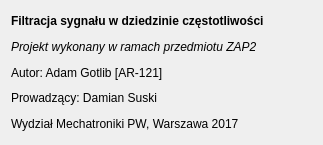
<?xml version="1.0" encoding="UTF-8"?>
<ui version="4.0">
 <class>AboutDialog</class>
 <widget class="QDialog" name="AboutDialog">
  <property name="geometry">
   <rect>
    <x>0</x>
    <y>0</y>
    <width>323</width>
    <height>145</height>
   </rect>
  </property>
  <property name="windowTitle">
   <string>O programie - Filtracja</string>
  </property>
  <layout class="QVBoxLayout" name="verticalLayout">
   <item>
    <widget class="QLabel" name="label">
     <property name="font">
      <font>
       <weight>75</weight>
       <bold>true</bold>
      </font>
     </property>
     <property name="text">
      <string>Filtracja sygnału w dziedzinie częstotliwości</string>
     </property>
    </widget>
   </item>
   <item>
    <widget class="QLabel" name="label_4">
     <property name="font">
      <font>
       <italic>true</italic>
      </font>
     </property>
     <property name="text">
      <string>Projekt wykonany w ramach przedmiotu ZAP2</string>
     </property>
    </widget>
   </item>
   <item>
    <widget class="QLabel" name="label_2">
     <property name="text">
      <string>Autor: Adam Gotlib [AR-121]</string>
     </property>
    </widget>
   </item>
   <item>
    <widget class="QLabel" name="label_5">
     <property name="text">
      <string>Prowadzący: Damian Suski</string>
     </property>
    </widget>
   </item>
   <item>
    <widget class="QLabel" name="label_3">
     <property name="text">
      <string>Wydział Mechatroniki PW, Warszawa 2017</string>
     </property>
    </widget>
   </item>
  </layout>
 </widget>
 <resources/>
 <connections/>
</ui>
